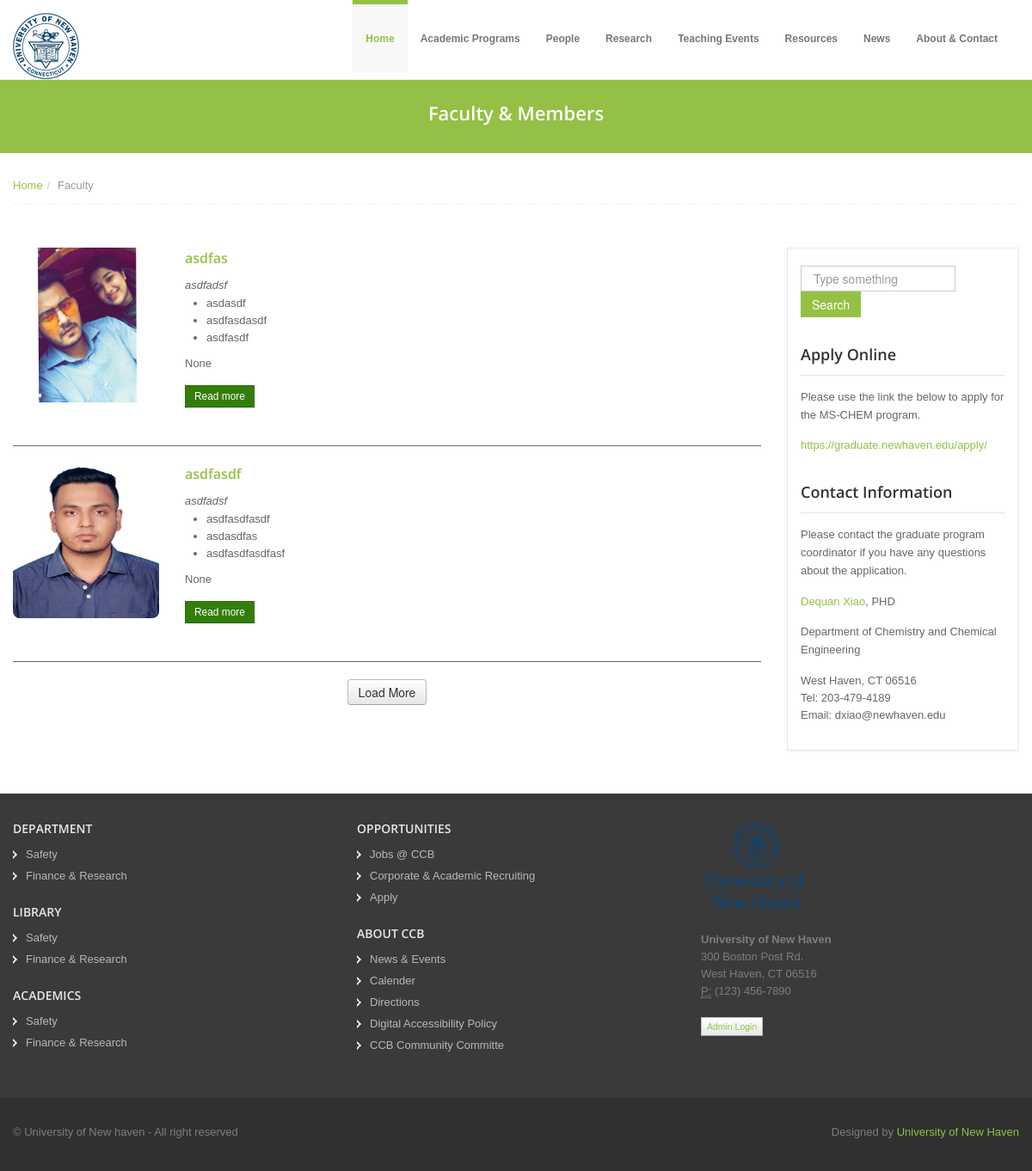
/faculty/, run on an earlier commit of the app's database.
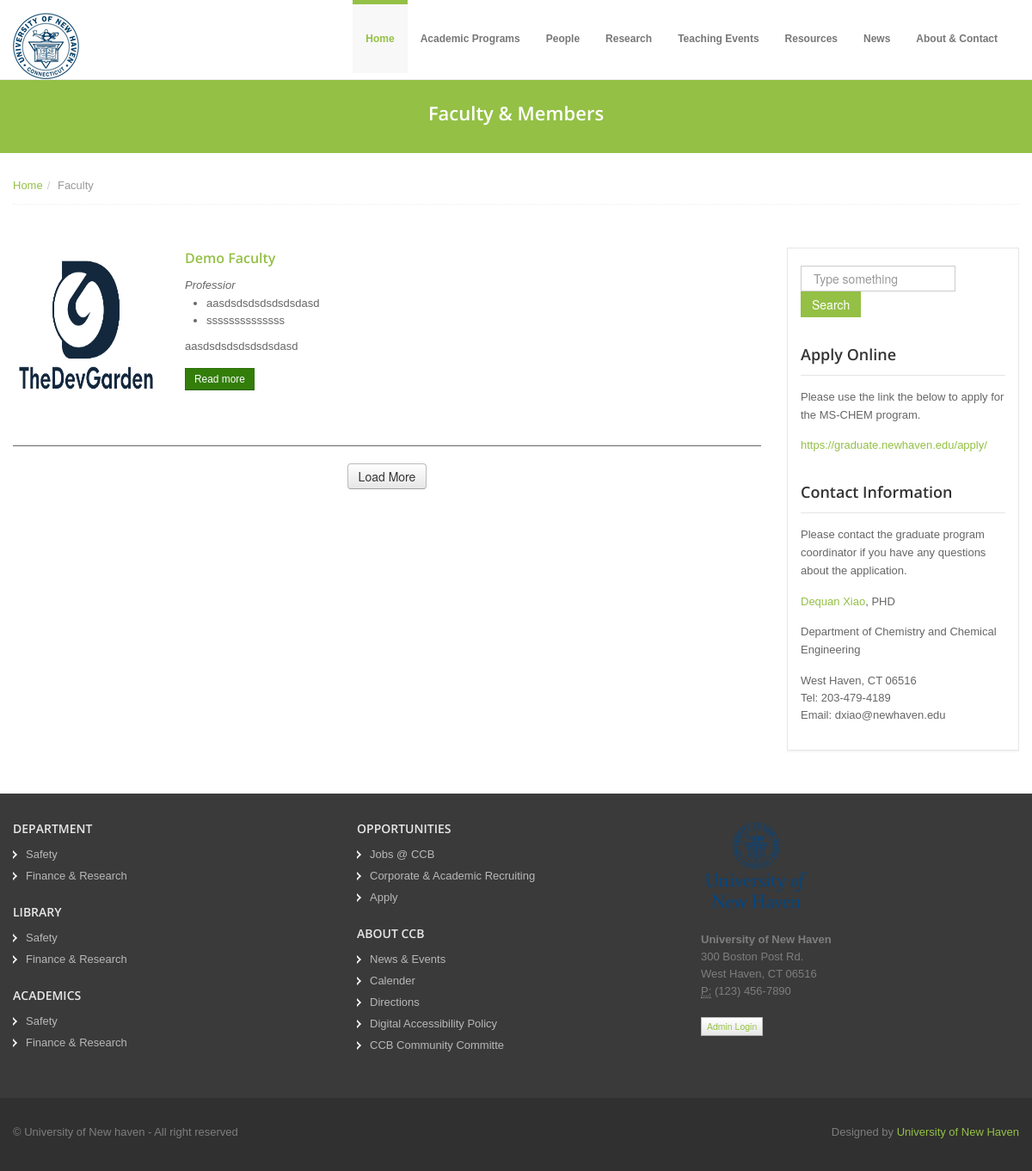
And on a later commit of the database.
### peopleApp/models.py (models this page shows, shortened)
class faculty(models.Model) :
    name = models.TextField(max_length=100)
    faculty_image = models.ImageField(null=True, blank=True, upload_to="Images/")
    email = models.EmailField(max_length=50)
    designation = models.TextField(max_length=100)
    experience = models.TextField(max_length=100)
    about = models.TextField(max_length=500, null=True)
    url = models.TextField(max_length=100)

### HomeApp/views.py (the view)
def facultys(request):
    data = faculty.objects.order_by('name')
    return render(request,'HomeApp/faculty.html',context={'faculty':data})

### templates/HomeApp/faculty.html (shortened to what this page needs)
{% extends "layouts/guest.html" %}
{% load static %}
{% block content %}
  <section id="subintro">
    <div class="jumbotron subhead" id="overview">
      <div class="container">
        <div class="row">
          <div class="span12">
            <div class="centered">
              <h3>Faculty & Members</h3>
            </div>
          </div>
        </div>
      </div>
    </div>
  </section>
  <section id="breadcrumb">
    <div class="container">
      <div class="row">
        <div class="span12">
          <ul class="breadcrumb notop">
            <li><a href="{% url 'index' %}">Home</a><span class="divider">/</span></li>
            <li class="active">Faculty</li>
          </ul>
        </div>
      </div>
    </div>
  </section>
  <section id="maincontent">
    <div class="container">
      <div class="row">
        <div class="span9">
          {% for value in faculty%}
          <article class="blog-post faculty_card">
            <div class="row">
              <div class="span2">
                <div class="post-image">
                  <a href="#"><img src="/media/{{ BASIC_DIR }}/{{value.faculty_image}}" alt="" style="height:180px; width:180px; border-radius: 8px; "/></a>
                </div>
              </div>
              <div class="span6">
                <div class="post-heading">
                  <h5><a href="#">{{ value.name }}</a></h5>
                  <i>{{ value.designation }}</i></br>
                </div>
                <div class="clearfix">
                  {{ value.experience|safe }}
                  <p>{{ value.about }}</p>
                  <a href="{{ value.url}}" class="btn btn-small btn-success" type="button">Read more</a>
                </div>
              </div>
            </div>
          </article>
          {% endfor %}
          <div class="pagination" style="display:flex; justify-content:center">
                  <button class="btn btn-sm" id="loadMore">Load More</button>
          </div>
        </div>
        <div class="span3">
          <aside>
            <div class="widget">
              <form class="form-search">
                <input placeholder="Type something" type="text" class="input-medium search-query">
                <button type="submit" class="btn btn-flat btn-color">Search</button>
              </form>
            </div>
            <div class="widget">
              <h4>Apply Online</h4>
              <p>Please use the link the below to apply for the MS-CHEM program.</p>
              <a href="https://graduate.newhaven.edu/apply/">https://graduate.newhaven.edu/apply/</a>
            </div>
            <div class="widget">
              <h4>Contact Information</h4>
              <p>Please contact the graduate program coordinator if you have any questions about the application.</p>
              <p><a href="#">Dequan Xiao</a>, PHD</p>
              <p>Department of Chemistry and Chemical Engineering</p>
              <address>
                West Haven, CT 06516 <br>
                Tel: 203-479-4189 <br>
                Email: dxiao@newhaven.edu <br>
              </address>
            </div>
          </aside>
        </div>
      </div>
    </div>
  </section>
 {% endblock content %}

### templates/layouts/guest.html (shortened to what this page needs)
{% load static %}
<!DOCTYPE html>
<html lang="en">
<head>
  <link href="{% static '/css/bootstrap.css' %}" rel="stylesheet">
  <link href="{% static '/css/bootstrap-responsive.css' %}" rel="stylesheet">
  <link href="{% static '/css/docs.css' %}" rel="stylesheet">
  <link href="{% static '/css/prettyPhoto.css' %}" rel="stylesheet">
  <link href="{% static '/js/google-code-prettify/prettify.css' %}" rel="stylesheet">
  <link href="{% static '/css/flexslider.css' %}" rel="stylesheet">
  <link href="{% static '/css/sequence.css' %}" rel="stylesheet">
  <link href="{% static '/css/style.css' %}" rel="stylesheet">
  <link href="{% static '/color/default.css' %}" rel="stylesheet">
  <link href="{% static '/css/popup.css' %}" rel="stylesheet">
</head>
<body>
  <header>
    <div class="navbar navbar-fixed-top">
      <div class="navbar-inner">
        <div class="container">
          <a class="brand logo" href="{% url 'index' %}"><img src="{% static '/img/logo.png' %}" alt=""></a>
          <div class="navigation">
            <nav>
              <ul class="nav topnav">
                <li class="dropdown active">
                  <a href="{% url 'index' %}">Home</a>
                </li>
                <li class="dropdown">
                  <a href="#">Academic Programs</a>
                </li>
                <li class="dropdown">
                  <a href="#">People</a>
                </li>
                <li class="dropdown">
                  <a href="#">Research</a>
                </li>
                <li class="dropdown">
                  <a href="#">Teaching Events</a>
                </li>
                <li class="dropdown">
                  <a href="#">Resources</a>
                </li>
                <li>
                  <a href="{% url 'news'%}">News</a>
                </li>
                <li>
                  <a href="{% url 'contact'%}">About & Contact</a>
                </li>
              </ul>
            </nav>
          </div>
        </div>
      </div>
    </div>
  </header>
  {% block content %}
  {% endblock %}
  <footer class="footer">
    <div class="container">
      <div class="row">
        <div class="span4">
          <div class="widget">
            <ul class="regular">
              <h6>DEPARTMENT</h6>
              <li><a href="#">Safety</a></li>
              <li><a href="#">Finance & Research</a></li><br>
              <h6>LIBRARY</h6>
              <li><a href="#">Safety</a></li>
              <li><a href="#">Finance & Research</a></li><br>
              <h6>ACADEMICS</h6>
              <li><a href="#">Safety</a></li>
              <li><a href="#">Finance & Research</a></li><br>
            </ul>
          </div>
        </div>
        <div class="span4">
          <div class="widget">
            <ul class="regular">
              <h6>OPPORTUNITIES</h6>
              <li><a href="#">Jobs @ CCB</a></li>
              <li><a href="#">Corporate & Academic Recruiting</a></li>
              <li><a href="#">Apply</a></li><br>
              <h6>ABOUT CCB</h6>
              <li><a href="#">News & Events</a></li>
              <li><a href="#">Calender</a></li>
              <li><a href="#">Directions</a></li>
              <li><a href="#">Digital Accessibility Policy</a></li>
              <li><a href="#">CCB Community Committe</a></li><br>
            </ul>
          </div>
        </div>
        <div class="span4">
          <div class="widget">
            <a class="brand logo" href="#">
                            <img src="{% static 'img/University_of_New_Haven_logo.png' %}" alt="" style="width: 130px; height: 110px;">
                        </a>
            <address>
                            <strong>University of New Haven</strong><br>
                             300 Boston Post Rd.<br>
                             West Haven, CT 06516<br>
                            <abbr title="Phone">P:</abbr> (123) 456-7890
                        </address>
          </div>
          <div>
            <button class="btn btn-mini" style="vertical-align:middle"><span><a href="{% url 'login_page' %}" target="_blank">Admin Login</a></span>
            </button>
          </div>
        </div>
      </div>
    </div>
    <div class="verybottom">
      <div class="container">
        <div class="row">
          <div class="span6">
            <p>
              &copy; University of New haven - All right reserved
            </p>
          </div>
          <div class="span6">
            <div class="credits">
              Designed by <a href="https://www.unh.com/">University of New Haven</a>
            </div>
          </div>
        </div>
      </div>
    </div>
  </footer>
</body>
</html>

### static/css/docs.css (style rules this page uses)
section { padding-top: 30px; }
.jumbotron { position: relative; }

### static/css/style.css (style rules this page uses)
.row { margin-bottom: 20px; }
header .navbar .brand.logo { padding: 0; margin-left: 0; margin-top: 15px; }
.navbar .nav { margin-top: 5px; }
.navbar .nav li.active { margin-top: -5px; }
.navbar .nav li.active a, .navbar .nav li.active a:hover { background: #f8f8f8; }
.navbar ul.topnav { float: right; }
.navbar .nav>li>a { float: none; font-size: 12px; padding: 30px 15px 30px; color: #777777; text-decoration: none; text-shadow: none; font-weight: bold; }
#maincontent { z-index: 1000; margin-top: 0px; }
section#subintro { width: 100%; color: #fff; height: auto; margin: 0 auto; padding: 0; margin-top: 80px; }
.pagination { margin-top: 0; }
aside { padding: 20px 15px 0 15px; margin: 0 0 30px 0; border: 1px solid #e6e6e6; -webkit-box-shadow: 0 2px 0 rgba(0, 0, 0, 0.03); -moz-box-shadow: 0 2px 0 rgba(0, 0, 0, 0.03); box-shadow: 0 2px 0 rgba(0, 0, 0, 0.03); -webkit-box-sizing: border-box; -moz-box-sizing: border-box; box-sizing: border-box; }
aside .widget { margin-bottom: 30px; }
aside .widget h4 { border-bottom: 1px solid #e5e5e5; padding-bottom: 10px; margin-bottom: 15px; }
article.blog-post { margin-bottom: 20px; border-bottom: 1px solid }
article.blog-post img { margin-bottom: 30px; }
.subhead { text-align: left; margin: 0 0 20px 0; padding: 35px 0 10px 0 }
.subhead h3 { color: #fff; margin: 0; padding: 0; }
#breadcrumb .breadcrumb { margin: -30px 0 0 0; border-bottom: 1px dotted #eeeeee; padding-bottom: 10px; }
.breadcrumb>li { display: inline-block; *display: inline; line-height: 1.6em; *zoom: 1; }
.breadcrumb>li>.divider { padding: 0 5px; color: #ccc; }
footer { padding-top: 30px; color: #7e7e7e; }
footer.footer { background: #3a3a3a; }
footer h1, footer h2, footer h3, footer h4, footer h5, footer h6 { color: #e8e8e8; }
footer .verybottom { padding-top: 30px; background: #303030; }
footer ul.regular li a, footer .nav-list li.nav-header { text-shadow: none; color: #b8b8b8; }
footer ul.regular, footer ul.nav { margin-left: 0; list-style: none; }
footer ul.regular li { background-attachment: scroll; background: url(../img/list/white-arrow.png) no-repeat 0 5px; padding-left: 15px; margin-top: 5px; margin-left: 0; }
footer .logo img { margin-bottom: 20px; }
.credits { text-align: right; }
.centered { text-align: center; }

### static/color/default.css (style rules this page uses)
a { color: #94c045; }
.btn-color { background: #94c045; border: 1px solid #94c045; *background: #81ab35; }
.navbar .nav li.active { border-top:5px solid #94c045; }
.navbar .nav li.active a { color:#94c045; }
section#subintro { background: #94c045; }

What changed in the data, as far as the page shows it:
removed faculty: faculty_image (picture), name "asdfas", designation "asdfadsf", experience "asdasdf asdfasdasdf asdfasdf", about "None"
removed faculty: faculty_image (picture), name "asdfasdf", designation "asdfadsf", experience "asdfasdfasdf asdasdfas asdfasdfasdfasf", about "None"
added faculty: faculty_image (picture), name "Demo Faculty", designation "Professior", experience "aasdsdsdsdsdsdsdasd ssssssssssssss", about "aasdsdsdsdsdsdsdasd"
